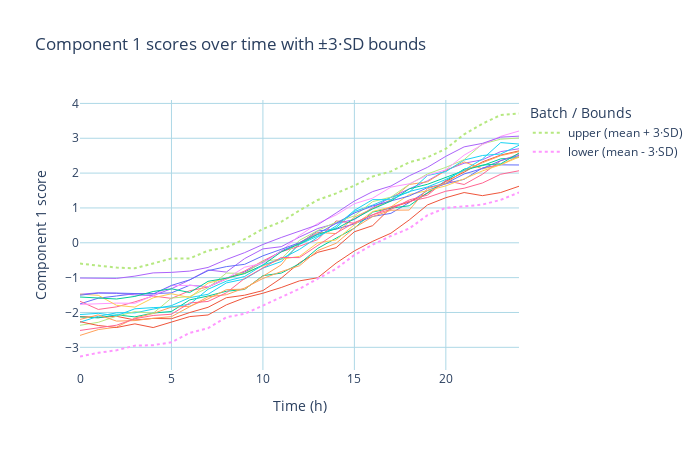
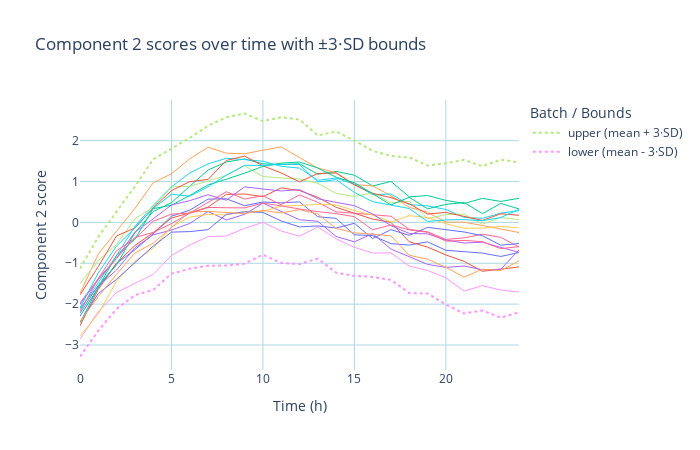

Notebook code for these charts, in order:
### Code cell
#manually select components from elbow plot
bem.choose_n_components(2)
bem.compute_stats()
bem.plot_scores(components=2)

### Figure 1 — Plotly figure (JSON) as saved in the notebook; plotly's stock layout.template omitted (floating-point values rounded to 4 significant figures)
{"data": [{"hovertemplate": "time: %{x}<br>score: %{y}<extra>S1_syn_001</extra>", "line": {"width": 1}, "mode": "lines", "name": "S1_syn_001", "showlegend": false, "type": "scatter", "x": [0, 1, 2, 3, 4, 5, 6, 7, 8, 9, 10, 11, 12, 13, 14, 15, 16, 17, 18, 19, 20, 21, 22, 23, 24], "y": [-1.753, -1.59, -1.526, -1.46, -1.459, -1.438, -1.217, -1.264, -1.016, -0.8387, -0.5654, -0.2333, -0.01649, 0.3416, 0.3909, 0.5426, 0.7556, 0.845, 1.157, 1.502, 1.696, 1.821, 2.149, 2.237, 2.233]}, {"hovertemplate": "time: %{x}<br>score: %{y}<extra>S1_syn_002</extra>", "line": {"width": 1}, "mode": "lines", "name": "S1_syn_002", "showlegend": false, "type": "scatter", "x": [0, 1, 2, 3, 4, 5, 6, 7, 8, 9, 10, 11, 12, 13, 14, 15, 16, 17, 18, 19, 20, 21, 22, 23, 24], "y": [-2.117, -2.14, -2.11, -2.216, -2.171, -2.18, -2.002, -1.852, -1.577, -1.504, -1.371, -1.015, -0.5735, -0.2733, -0.1407, 0.3163, 0.4925, 1.007, 1.17, 1.42, 1.762, 2.028, 2.322, 2.517, 2.638]}, {"hovertemplate": "time: %{x}<br>score: %{y}<extra>S1_syn_003</extra>", "line": {"width": 1}, "mode": "lines", "name": "S1_syn_003", "showlegend": false, "type": "scatter", "x": [0, 1, 2, 3, 4, 5, 6, 7, 8, 9, 10, 11, 12, 13, 14, 15, 16, 17, 18, 19, 20, 21, 22, 23, 24], "y": [-2.128, -2.156, -2.068, -2.127, -2.017, -1.972, -1.638, -1.527, -1.391, -1.338, -0.9433, -0.8712, -0.6026, -0.1596, 0.1316, 0.4179, 0.8826, 0.9949, 1.062, 1.437, 1.78, 2.115, 2.215, 2.409, 2.448]}, {"hovertemplate": "time: %{x}<br>score: %{y}<extra>S1_syn_004</extra>", "line": {"width": 1}, "mode": "lines", "name": "S1_syn_004", "showlegend": false, "type": "scatter", "x": [0, 1, 2, 3, 4, 5, 6, 7, 8, 9, 10, 11, 12, 13, 14, 15, 16, 17, 18, 19, 20, 21, 22, 23, 24], "y": [-1.478, -1.435, -1.451, -1.496, -1.515, -1.319, -1.064, -0.7797, -0.8408, -0.4532, -0.1753, -0.1123, 0.1648, 0.4092, 0.5579, 0.6671, 1.012, 1.304, 1.548, 1.778, 2.082, 2.282, 2.383, 2.617, 2.699]}, {"hovertemplate": "time: %{x}<br>score: %{y}<extra>S1_syn_005</extra>", "line": {"width": 1}, "mode": "lines", "name": "S1_syn_005", "showlegend": false, "type": "scatter", "x": [0, 1, 2, 3, 4, 5, 6, 7, 8, 9, 10, 11, 12, 13, 14, 15, 16, 17, 18, 19, 20, 21, 22, 23, 24], "y": [-2.658, -2.491, -2.42, -2.16, -2.028, -1.847, -1.822, -1.61, -1.346, -1.33, -0.9615, -0.6335, 0.005227, 0.2977, 0.2642, 0.7352, 0.9858, 1.232, 1.673, 1.75, 2.073, 2.323, 2.12, 2.244, 2.488]}, {"hovertemplate": "time: %{x}<br>score: %{y}<extra>S1_syn_006</extra>", "line": {"width": 1}, "mode": "lines", "name": "S1_syn_006", "showlegend": false, "type": "scatter", "x": [0, 1, 2, 3, 4, 5, 6, 7, 8, 9, 10, 11, 12, 13, 14, 15, 16, 17, 18, 19, 20, 21, 22, 23, 24], "y": [-2.279, -2.11, -2.01, -2.012, -1.903, -1.803, -1.574, -1.478, -1.151, -1.04, -0.7278, -0.5381, -0.04711, 0.19, 0.4339, 0.8985, 1.08, 1.304, 1.455, 1.931, 2.043, 2.375, 2.505, 2.548, 2.799]}, {"hovertemplate": "time: %{x}<br>score: %{y}<extra>S1_syn_007</extra>", "line": {"width": 1}, "mode": "lines", "name": "S1_syn_007", "showlegend": false, "type": "scatter", "x": [0, 1, 2, 3, 4, 5, 6, 7, 8, 9, 10, 11, 12, 13, 14, 15, 16, 17, 18, 19, 20, 21, 22, 23, 24], "y": [-1.678, -1.913, -1.838, -1.694, -1.527, -1.595, -1.376, -1.269, -1.042, -0.8089, -0.5205, -0.2578, -0.09667, 0.09202, 0.6277, 0.5602, 0.8047, 0.9587, 1.23, 1.368, 1.786, 1.673, 1.966, 2.355, 2.546]}, {"hovertemplate": "time: %{x}<br>score: %{y}<extra>S1_syn_008</extra>", "line": {"width": 1}, "mode": "lines", "name": "S1_syn_008", "showlegend": false, "type": "scatter", "x": [0, 1, 2, 3, 4, 5, 6, 7, 8, 9, 10, 11, 12, 13, 14, 15, 16, 17, 18, 19, 20, 21, 22, 23, 24], "y": [-2.368, -2.282, -2.108, -1.977, -2.023, -1.586, -1.543, -1.292, -0.8695, -0.8795, -0.5354, -0.4653, 0.0724, 0.3524, 0.5899, 0.7724, 1.182, 1.311, 1.677, 1.977, 2.165, 2.386, 2.839, 2.973, 3.007]}, {"hovertemplate": "time: %{x}<br>score: %{y}<extra>S1_syn_009</extra>", "line": {"width": 1}, "mode": "lines", "name": "S1_syn_009", "showlegend": false, "type": "scatter", "x": [0, 1, 2, 3, 4, 5, 6, 7, 8, 9, 10, 11, 12, 13, 14, 15, 16, 17, 18, 19, 20, 21, 22, 23, 24], "y": [-1.769, -1.742, -1.731, -1.737, -1.518, -1.229, -1.222, -1.262, -1.034, -0.7, -0.5885, -0.2363, 0.2099, 0.5571, 0.7973, 1.121, 1.281, 1.598, 1.693, 1.938, 2.093, 2.515, 2.818, 3.055, 3.208]}, {"hovertemplate": "time: %{x}<br>score: %{y}<extra>S1_syn_010</extra>", "line": {"width": 1}, "mode": "lines", "name": "S1_syn_010", "showlegend": false, "type": "scatter", "x": [0, 1, 2, 3, 4, 5, 6, 7, 8, 9, 10, 11, 12, 13, 14, 15, 16, 17, 18, 19, 20, 21, 22, 23, 24], "y": [-1.474, -1.508, -1.795, -1.846, -1.58, -1.463, -1.572, -1.157, -1.019, -0.8699, -0.6626, -0.4719, -0.3895, -0.0005732, 0.08179, 0.5169, 0.897, 1.03, 1.385, 1.497, 1.633, 1.835, 2.063, 2.238, 2.459]}, {"hovertemplate": "time: %{x}<br>score: %{y}<extra>S1_syn_011</extra>", "line": {"width": 1}, "mode": "lines", "name": "S1_syn_011", "showlegend": false, "type": "scatter", "x": [0, 1, 2, 3, 4, 5, 6, 7, 8, 9, 10, 11, 12, 13, 14, 15, 16, 17, 18, 19, 20, 21, 22, 23, 24], "y": [-1.503, -1.444, -1.443, -1.465, -1.47, -1.223, -1.063, -0.8001, -0.6835, -0.6182, -0.3741, -0.1872, 0.00362, 0.2607, 0.5652, 0.8547, 1.058, 1.203, 1.344, 1.584, 1.704, 1.975, 2.131, 2.359, 2.507]}, {"hovertemplate": "time: %{x}<br>score: %{y}<extra>S1_syn_012</extra>", "line": {"width": 1}, "mode": "lines", "name": "S1_syn_012", "showlegend": false, "type": "scatter", "x": [0, 1, 2, 3, 4, 5, 6, 7, 8, 9, 10, 11, 12, 13, 14, 15, 16, 17, 18, 19, 20, 21, 22, 23, 24], "y": [-2.265, -2.375, -2.431, -2.327, -2.433, -2.283, -2.118, -2.072, -1.782, -1.578, -1.448, -1.284, -1.092, -1.003, -0.5833, -0.2329, 0.04213, 0.2753, 0.6567, 1.087, 1.294, 1.442, 1.353, 1.443, 1.623]}, {"hovertemplate": "time: %{x}<br>score: %{y}<extra>S1_syn_013</extra>", "line": {"width": 1}, "mode": "lines", "name": "S1_syn_013", "showlegend": false, "type": "scatter", "x": [0, 1, 2, 3, 4, 5, 6, 7, 8, 9, 10, 11, 12, 13, 14, 15, 16, 17, 18, 19, 20, 21, 22, 23, 24], "y": [-1.556, -1.58, -1.613, -1.539, -1.398, -1.32, -1.427, -1.106, -1.016, -0.8845, -0.6392, -0.2616, -0.03064, 0.2395, 0.4003, 0.6869, 0.9706, 1.197, 1.548, 1.679, 1.875, 2.074, 2.229, 2.266, 2.576]}, {"hovertemplate": "time: %{x}<br>score: %{y}<extra>S1_syn_014</extra>", "line": {"width": 1}, "mode": "lines", "name": "S1_syn_014", "showlegend": false, "type": "scatter", "x": [0, 1, 2, 3, 4, 5, 6, 7, 8, 9, 10, 11, 12, 13, 14, 15, 16, 17, 18, 19, 20, 21, 22, 23, 24], "y": [-1.012, -1.019, -1.022, -0.9569, -0.8642, -0.8488, -0.8123, -0.7078, -0.4802, -0.2829, -0.04811, 0.1522, 0.3409, 0.517, 0.8538, 1.199, 1.469, 1.629, 1.923, 2.167, 2.482, 2.753, 2.854, 3.032, 3.061]}, {"hovertemplate": "time: %{x}<br>score: %{y}<extra>S1_syn_015</extra>", "line": {"width": 1}, "mode": "lines", "name": "S1_syn_015", "showlegend": false, "type": "scatter", "x": [0, 1, 2, 3, 4, 5, 6, 7, 8, 9, 10, 11, 12, 13, 14, 15, 16, 17, 18, 19, 20, 21, 22, 23, 24], "y": [-2.2, -2.069, -2.247, -2.233, -2.166, -2.119, -1.834, -1.55, -1.49, -1.299, -1.024, -0.827, -0.658, -0.2222, -0.01475, 0.4284, 0.7506, 0.9347, 0.9399, 1.558, 1.706, 2.075, 2.296, 2.501, 2.615]}, {"hovertemplate": "time: %{x}<br>score: %{y}<extra>S1_syn_016</extra>", "line": {"width": 1}, "mode": "lines", "name": "S1_syn_016", "showlegend": false, "type": "scatter", "x": [0, 1, 2, 3, 4, 5, 6, 7, 8, 9, 10, 11, 12, 13, 14, 15, 16, 17, 18, 19, 20, 21, 22, 23, 24], "y": [-2.059, -2.024, -2.092, -1.894, -1.861, -1.84, -1.764, -1.334, -1.101, -0.9668, -0.6381, -0.4634, -0.1885, 0.1611, 0.4823, 0.9291, 1.239, 1.236, 1.471, 1.602, 1.817, 2.087, 2.403, 2.876, 2.834]}, {"hovertemplate": "time: %{x}<br>score: %{y}<extra>S1_syn_017</extra>", "line": {"width": 1}, "mode": "lines", "name": "S1_syn_017", "showlegend": false, "type": "scatter", "x": [0, 1, 2, 3, 4, 5, 6, 7, 8, 9, 10, 11, 12, 13, 14, 15, 16, 17, 18, 19, 20, 21, 22, 23, 24], "y": [-2.515, -2.446, -2.365, -2.18, -2.086, -2.051, -1.726, -1.683, -1.436, -1.022, -0.7211, -0.4215, -0.4245, -0.08288, 0.2747, 0.5786, 0.7954, 1.026, 1.187, 1.302, 1.48, 1.566, 1.716, 1.967, 2.067]}, {"hovertemplate": "time: %{x}<br>upper: %{y}<extra></extra>", "line": {"dash": "dot"}, "mode": "lines", "name": "upper (mean + 3·SD)", "type": "scatter", "x": [0, 1, 2, 3, 4, 5, 6, 7, 8, 9, 10, 11, 12, 13, 14, 15, 16, 17, 18, 19, 20, 21, 22, 23, 24], "y": [-0.597, -0.6449, -0.7123, -0.7326, -0.5936, -0.4516, -0.4478, -0.2258, -0.1298, 0.1057, 0.3969, 0.6023, 0.9275, 1.228, 1.418, 1.643, 1.902, 2.049, 2.309, 2.452, 2.698, 3.113, 3.417, 3.667, 3.71]}, {"hovertemplate": "time: %{x}<br>lower: %{y}<extra></extra>", "line": {"dash": "dot"}, "mode": "lines", "name": "lower (mean - 3·SD)", "type": "scatter", "x": [0, 1, 2, 3, 4, 5, 6, 7, 8, 9, 10, 11, 12, 13, 14, 15, 16, 17, 18, 19, 20, 21, 22, 23, 24], "y": [-3.263, -3.158, -3.084, -2.952, -2.938, -2.856, -2.584, -2.45, -2.138, -2.037, -1.802, -1.558, -1.318, -1.031, -0.7459, -0.3498, -0.055, 0.1962, 0.4107, 0.7918, 1.004, 1.043, 1.096, 1.231, 1.443]}], "layout": {"height": 450, "legend": {"title": {"text": "Batch / Bounds"}}, "paper_bgcolor": "white", "plot_bgcolor": "white", "title": {"text": "Component 1 scores over time with ±3·SD bounds"}, "width": 700, "xaxis": {"gridcolor": "lightblue", "showgrid": true, "title": {"text": "Time (h)"}, "zeroline": false}, "yaxis": {"gridcolor": "lightblue", "showgrid": true, "title": {"text": "Component 1 score"}, "zeroline": false}}}

### Figure 2 — Plotly figure (JSON) as saved in the notebook; plotly's stock layout.template omitted (floating-point values rounded to 4 significant figures)
{"data": [{"hovertemplate": "time: %{x}<br>score: %{y}<extra>S1_syn_001</extra>", "line": {"width": 1}, "mode": "lines", "name": "S1_syn_001", "showlegend": false, "type": "scatter", "x": [0, 1, 2, 3, 4, 5, 6, 7, 8, 9, 10, 11, 12, 13, 14, 15, 16, 17, 18, 19, 20, 21, 22, 23, 24], "y": [-2.294, -1.596, -1.002, -0.6685, -0.2832, 0.1522, 0.3002, 0.5705, 0.5786, 0.409, 0.4999, 0.4792, 0.5026, 0.1403, 0.09919, -0.3039, -0.3242, -0.5197, -0.5537, -0.4751, -0.6809, -0.7095, -0.7506, -0.8333, -0.7361]}, {"hovertemplate": "time: %{x}<br>score: %{y}<extra>S1_syn_002</extra>", "line": {"width": 1}, "mode": "lines", "name": "S1_syn_002", "showlegend": false, "type": "scatter", "x": [0, 1, 2, 3, 4, 5, 6, 7, 8, 9, 10, 11, 12, 13, 14, 15, 16, 17, 18, 19, 20, 21, 22, 23, 24], "y": [-2.53, -1.638, -0.996, -0.5654, -0.2541, 0.1071, 0.2342, 0.3743, 0.6857, 0.6961, 0.6313, 0.8445, 0.7801, 0.6153, 0.3703, 0.2342, 0.0808, 0.00105, -0.4725, -0.6044, -0.7951, -0.9534, -1.196, -1.144, -1.088]}, {"hovertemplate": "time: %{x}<br>score: %{y}<extra>S1_syn_003</extra>", "line": {"width": 1}, "mode": "lines", "name": "S1_syn_003", "showlegend": false, "type": "scatter", "x": [0, 1, 2, 3, 4, 5, 6, 7, 8, 9, 10, 11, 12, 13, 14, 15, 16, 17, 18, 19, 20, 21, 22, 23, 24], "y": [-2.218, -1.539, -1.04, -0.2528, 0.2669, 0.4839, 0.8857, 1.282, 1.479, 1.555, 1.433, 1.416, 1.437, 1.179, 1.25, 1.155, 0.8926, 1.003, 0.6261, 0.6575, 0.5403, 0.4635, 0.5882, 0.5134, 0.5907]}, {"hovertemplate": "time: %{x}<br>score: %{y}<extra>S1_syn_004</extra>", "line": {"width": 1}, "mode": "lines", "name": "S1_syn_004", "showlegend": false, "type": "scatter", "x": [0, 1, 2, 3, 4, 5, 6, 7, 8, 9, 10, 11, 12, 13, 14, 15, 16, 17, 18, 19, 20, 21, 22, 23, 24], "y": [-2.095, -1.559, -1.164, -0.6189, -0.3027, -0.1874, -0.0247, 0.2689, 0.06013, 0.1982, 0.472, 0.2604, 0.06613, 0.02789, -0.3428, -0.475, -0.2744, -0.6516, -0.8406, -1.027, -1.1, -1.068, -1.157, -1.148, -0.6733]}, {"hovertemplate": "time: %{x}<br>score: %{y}<extra>S1_syn_005</extra>", "line": {"width": 1}, "mode": "lines", "name": "S1_syn_005", "showlegend": false, "type": "scatter", "x": [0, 1, 2, 3, 4, 5, 6, 7, 8, 9, 10, 11, 12, 13, 14, 15, 16, 17, 18, 19, 20, 21, 22, 23, 24], "y": [-1.738, -0.7758, -0.213, 0.3399, 0.9691, 1.191, 1.558, 1.838, 1.694, 1.68, 1.769, 1.847, 1.587, 1.331, 1.219, 0.9258, 0.8963, 0.6537, 0.37, 0.2498, 0.007084, 0.005967, -0.07577, -0.1637, -0.2475]}, {"hovertemplate": "time: %{x}<br>score: %{y}<extra>S1_syn_006</extra>", "line": {"width": 1}, "mode": "lines", "name": "S1_syn_006", "showlegend": false, "type": "scatter", "x": [0, 1, 2, 3, 4, 5, 6, 7, 8, 9, 10, 11, 12, 13, 14, 15, 16, 17, 18, 19, 20, 21, 22, 23, 24], "y": [-2.136, -1.478, -0.8084, -0.09974, 0.4169, 0.8713, 1.21, 1.433, 1.57, 1.536, 1.498, 1.373, 1.329, 1.031, 1.086, 0.9346, 0.6801, 0.6961, 0.4362, 0.4035, 0.3171, 0.123, 0.1017, 0.2258, 0.289]}, {"hovertemplate": "time: %{x}<br>score: %{y}<extra>S1_syn_007</extra>", "line": {"width": 1}, "mode": "lines", "name": "S1_syn_007", "showlegend": false, "type": "scatter", "x": [0, 1, 2, 3, 4, 5, 6, 7, 8, 9, 10, 11, 12, 13, 14, 15, 16, 17, 18, 19, 20, 21, 22, 23, 24], "y": [-1.968, -1.377, -0.6886, -0.4004, 0.03027, 0.2032, 0.2297, 0.4826, 0.7503, 0.5715, 0.6529, 0.4335, 0.6725, 0.4922, 0.2579, 0.2261, 0.1823, 0.151, -0.1692, -0.2287, -0.4165, -0.3776, -0.2878, -0.3656, -0.5999]}, {"hovertemplate": "time: %{x}<br>score: %{y}<extra>S1_syn_008</extra>", "line": {"width": 1}, "mode": "lines", "name": "S1_syn_008", "showlegend": false, "type": "scatter", "x": [0, 1, 2, 3, 4, 5, 6, 7, 8, 9, 10, 11, 12, 13, 14, 15, 16, 17, 18, 19, 20, 21, 22, 23, 24], "y": [-1.501, -0.9315, -0.5374, 0.0907, 0.3724, 0.8675, 0.8824, 1.02, 1.148, 1.386, 1.125, 1.088, 1.061, 0.9566, 0.7094, 0.6347, 0.7236, 0.4751, 0.5197, 0.0939, 0.1934, 0.2026, -0.0425, 0.1212, 0.06662]}, {"hovertemplate": "time: %{x}<br>score: %{y}<extra>S1_syn_009</extra>", "line": {"width": 1}, "mode": "lines", "name": "S1_syn_009", "showlegend": false, "type": "scatter", "x": [0, 1, 2, 3, 4, 5, 6, 7, 8, 9, 10, 11, 12, 13, 14, 15, 16, 17, 18, 19, 20, 21, 22, 23, 24], "y": [-2.852, -2.184, -1.715, -1.49, -1.273, -0.8083, -0.5545, -0.3473, -0.3312, -0.1444, 0.00264, -0.2104, -0.3364, -0.1084, -0.4009, -0.6104, -0.7492, -0.744, -1.07, -1.174, -1.356, -1.678, -1.548, -1.655, -1.703]}, {"hovertemplate": "time: %{x}<br>score: %{y}<extra>S1_syn_010</extra>", "line": {"width": 1}, "mode": "lines", "name": "S1_syn_010", "showlegend": false, "type": "scatter", "x": [0, 1, 2, 3, 4, 5, 6, 7, 8, 9, 10, 11, 12, 13, 14, 15, 16, 17, 18, 19, 20, 21, 22, 23, 24], "y": [-2.777, -2.237, -1.437, -0.9503, -0.6283, -0.112, 0.1309, 0.1954, 0.1849, 0.2665, 0.2753, 0.4019, 0.4132, 0.4434, 0.4295, 0.289, 0.181, 0.00859, 0.1665, 0.1214, -0.03279, -0.1421, -0.1388, -0.09811, -0.1307]}, {"hovertemplate": "time: %{x}<br>score: %{y}<extra>S1_syn_011</extra>", "line": {"width": 1}, "mode": "lines", "name": "S1_syn_011", "showlegend": false, "type": "scatter", "x": [0, 1, 2, 3, 4, 5, 6, 7, 8, 9, 10, 11, 12, 13, 14, 15, 16, 17, 18, 19, 20, 21, 22, 23, 24], "y": [-2.445, -1.741, -1.391, -0.9973, -0.5802, -0.2379, -0.224, -0.1777, 0.1984, 0.2604, 0.2453, 0.03551, -0.1095, -0.0857, -0.1365, -0.02175, -0.3958, -0.1773, -0.3157, -0.1202, -0.1814, -0.234, -0.3239, -0.5574, -0.5163]}, {"hovertemplate": "time: %{x}<br>score: %{y}<extra>S1_syn_012</extra>", "line": {"width": 1}, "mode": "lines", "name": "S1_syn_012", "showlegend": false, "type": "scatter", "x": [0, 1, 2, 3, 4, 5, 6, 7, 8, 9, 10, 11, 12, 13, 14, 15, 16, 17, 18, 19, 20, 21, 22, 23, 24], "y": [-1.773, -1.081, -0.3305, -0.1363, 0.3556, 0.7782, 0.9975, 1.053, 1.517, 1.623, 1.385, 1.211, 0.9938, 1.197, 1.211, 0.918, 0.7122, 0.607, 0.4555, 0.2051, 0.2455, 0.1502, 0.04941, 0.2116, 0.1744]}, {"hovertemplate": "time: %{x}<br>score: %{y}<extra>S1_syn_013</extra>", "line": {"width": 1}, "mode": "lines", "name": "S1_syn_013", "showlegend": false, "type": "scatter", "x": [0, 1, 2, 3, 4, 5, 6, 7, 8, 9, 10, 11, 12, 13, 14, 15, 16, 17, 18, 19, 20, 21, 22, 23, 24], "y": [-2.458, -1.581, -0.807, -0.4102, 0.3366, 0.4201, 0.6615, 0.9174, 1.06, 1.206, 1.372, 1.451, 1.478, 1.332, 1.107, 0.9713, 0.7023, 0.4282, 0.6145, 0.333, 0.4419, 0.4881, 0.2156, 0.4662, 0.3302]}, {"hovertemplate": "time: %{x}<br>score: %{y}<extra>S1_syn_014</extra>", "line": {"width": 1}, "mode": "lines", "name": "S1_syn_014", "showlegend": false, "type": "scatter", "x": [0, 1, 2, 3, 4, 5, 6, 7, 8, 9, 10, 11, 12, 13, 14, 15, 16, 17, 18, 19, 20, 21, 22, 23, 24], "y": [-2.001, -1.403, -0.8752, -0.2387, 0.08728, 0.4277, 0.5329, 0.6778, 0.5432, 0.8705, 0.8182, 0.7708, 0.8014, 0.5782, 0.4912, 0.4103, 0.2048, -0.08023, -0.2694, -0.2804, -0.4303, -0.5041, -0.4835, -0.614, -0.7338]}, {"hovertemplate": "time: %{x}<br>score: %{y}<extra>S1_syn_015</extra>", "line": {"width": 1}, "mode": "lines", "name": "S1_syn_015", "showlegend": false, "type": "scatter", "x": [0, 1, 2, 3, 4, 5, 6, 7, 8, 9, 10, 11, 12, 13, 14, 15, 16, 17, 18, 19, 20, 21, 22, 23, 24], "y": [-2.428, -1.814, -1.268, -0.7501, -0.5077, -0.1166, 0.259, 0.2687, 0.2455, 0.2181, 0.2937, 0.2315, 0.3153, 0.2055, -0.1448, -0.2562, -0.2879, -0.3295, -0.8043, -0.9001, -1.097, -1.337, -1.144, -1.178, -0.9402]}, {"hovertemplate": "time: %{x}<br>score: %{y}<extra>S1_syn_016</extra>", "line": {"width": 1}, "mode": "lines", "name": "S1_syn_016", "showlegend": false, "type": "scatter", "x": [0, 1, 2, 3, 4, 5, 6, 7, 8, 9, 10, 11, 12, 13, 14, 15, 16, 17, 18, 19, 20, 21, 22, 23, 24], "y": [-2.096, -1.233, -0.5753, -0.1341, 0.3376, 0.6898, 0.6409, 0.8727, 1.158, 1.398, 1.394, 1.424, 1.415, 0.99, 1.048, 0.7355, 0.507, 0.4255, 0.3416, 0.02467, 0.06206, 0.06873, 0.04335, 0.1195, 0.3205]}, {"hovertemplate": "time: %{x}<br>score: %{y}<extra>S1_syn_017</extra>", "line": {"width": 1}, "mode": "lines", "name": "S1_syn_017", "showlegend": false, "type": "scatter", "x": [0, 1, 2, 3, 4, 5, 6, 7, 8, 9, 10, 11, 12, 13, 14, 15, 16, 17, 18, 19, 20, 21, 22, 23, 24], "y": [-2.185, -1.368, -0.8806, -0.3679, -0.2453, -0.02834, 0.2256, 0.3669, 0.36, 0.3566, 0.4744, 0.3941, 0.33, 0.263, 0.2161, 0.1405, -0.1804, -0.06345, -0.1826, -0.2429, -0.4587, -0.4402, -0.4709, -0.6421, -0.5927]}, {"hovertemplate": "time: %{x}<br>upper: %{y}<extra></extra>", "line": {"dash": "dot"}, "mode": "lines", "name": "upper (mean + 3·SD)", "type": "scatter", "x": [0, 1, 2, 3, 4, 5, 6, 7, 8, 9, 10, 11, 12, 13, 14, 15, 16, 17, 18, 19, 20, 21, 22, 23, 24], "y": [-1.13, -0.3538, 0.266, 0.8795, 1.545, 1.805, 2.069, 2.365, 2.574, 2.666, 2.478, 2.574, 2.52, 2.129, 2.226, 2.004, 1.751, 1.628, 1.593, 1.391, 1.451, 1.53, 1.375, 1.537, 1.47]}, {"hovertemplate": "time: %{x}<br>lower: %{y}<extra></extra>", "line": {"dash": "dot"}, "mode": "lines", "name": "lower (mean - 3·SD)", "type": "scatter", "x": [0, 1, 2, 3, 4, 5, 6, 7, 8, 9, 10, 11, 12, 13, 14, 15, 16, 17, 18, 19, 20, 21, 22, 23, 24], "y": [-3.281, -2.65, -2.116, -1.779, -1.652, -1.252, -1.134, -1.06, -1.056, -1.009, -0.7912, -0.9916, -1.021, -0.8837, -1.229, -1.309, -1.334, -1.406, -1.728, -1.74, -2.009, -2.229, -2.154, -2.33, -2.199]}], "layout": {"height": 450, "legend": {"title": {"text": "Batch / Bounds"}}, "paper_bgcolor": "white", "plot_bgcolor": "white", "title": {"text": "Component 2 scores over time with ±3·SD bounds"}, "width": 700, "xaxis": {"gridcolor": "lightblue", "showgrid": true, "title": {"text": "Time (h)"}, "zeroline": false}, "yaxis": {"gridcolor": "lightblue", "showgrid": true, "title": {"text": "Component 2 score"}, "zeroline": false}}}
